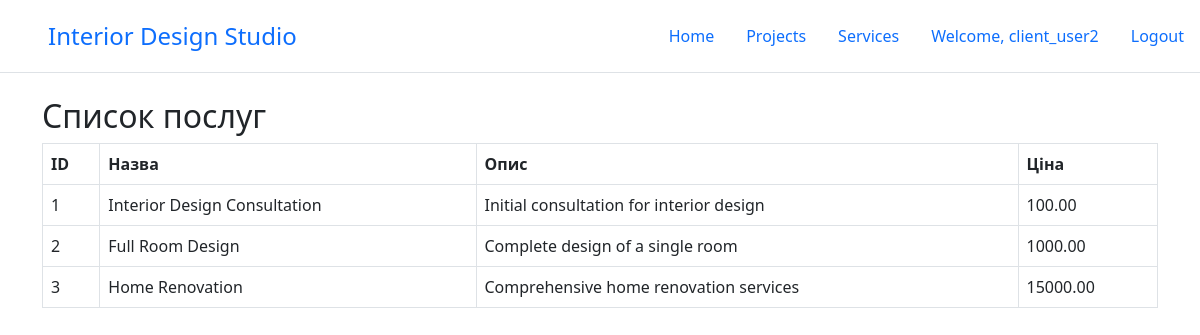
/InteriorDesignStudio/services/list (signed in), run on the app's committed database.
### tables this page shows
CREATE TABLE `Services` (
  `ServiceID` int(11) NOT NULL,
  `ServiceName` varchar(100) NOT NULL,
  `Description` text,
  `Price` decimal(10,2) NOT NULL
);

### InteriorDesignStudio/InteriorDesignStudio/core/Template.php (called while the page is built, shortened)
<?php
class Template
{
    protected $path;
    public function __construct($path)
    {
        $this->path = $path;
    }
    public function getHTML() {
        include($this->path);
        $html = ob_get_contents();
        return $html;
    }
}

### InteriorDesignStudio/InteriorDesignStudio/core/Controller.php (called while the page is built, shortened)
<?php
class Controller
{
    public function render($viewPath = null, $params = null) {
        $tpl = new Template($viewPath);
        if (!empty($params))
            $tpl->setParams($params);
        return $tpl->getHTML();
    }
}

### InteriorDesignStudio/InteriorDesignStudio/controllers/ServicesController.php (called while the page is built, shortened)
<?php
class ServicesController extends Controller
{
    public function listAction()
    {
        $services = Service::getServices();
        return $this->render('views/services/list.php', ['services' => $services]);
    }
}

### InteriorDesignStudio/index.php (called while the page is built, shortened)
<?php
spl_autoload_register(function ($className) {
    $path = $className . '.php';
});
$core = core\Core::getInstance();
$core->Initialize();
$core->Run();

### InteriorDesignStudio/InteriorDesignStudio/core/DB.php (called while the page is built, shortened)
<?php
class DB
{
    protected $pdo;
    public function __construct($hostname, $login, $password, $database) {
        $this->pdo = new \PDO("mysql: host={$hostname};dbname={$database}",
            $login, $password);
    }
    public function select(string $tableName, $fieldsList = "*", $conditionArray = null) {
        if (is_string($fieldsList))
            $fieldsListString = $fieldsList;
        $wherePartString = "";
        $res = $this->pdo->prepare(
            "SELECT {$fieldsListString} FROM {$tableName} {$wherePartString}");
        $res->execute($conditionArray);
        return $res->fetchAll(\PDO::FETCH_ASSOC);
    }
}

### InteriorDesignStudio/InteriorDesignStudio/models/Service.php (called while the page is built, shortened)
<?php
class Service
{
    protected static $tableName = 'Services';
    public static function getServices()
    {
        return \core\Core::getInstance()->db->select(self::$tableName, '*');
    }
}

### InteriorDesignStudio/views/services/list.php (the view, shortened to what this page needs)
<h2>Список послуг</h2>
<div class="table-responsive">
    <table class="table table-bordered">
        <thead>
            <tr>
                <th>ID</th>
                <th>Назва</th>
                <th>Опис</th>
                <th>Ціна</th>
            </tr>
        </thead>
        <tbody>
            <?php foreach ($services as $service): ?>
            <tr>
                <td><?= $service['ServiceID'] ?></td>
                <td><?= $service['ServiceName'] ?></td>
                <td><?= $service['Description'] ?></td>
                <td><?= $service['Price'] ?></td>
            </tr>
            <?php endforeach; ?>
        </tbody>
    </table>
</div>

### data on the page
services: ServiceID "1", ServiceName "Interior Design Consultation", Description "Initial consultation for interior design", Price "100.00"
services: ServiceID "2", ServiceName "Full Room Design", Description "Complete design of a single room", Price "1000.00"
services: ServiceID "3", ServiceName "Home Renovation", Description "Comprehensive home renovation services", Price "15000.00"

### other printed values
User::getFullName($user) "client_user2"
